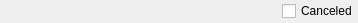
<?xml version="1.0" encoding="UTF-8"?>
<ui version="4.0">
 <class>FTaxReport</class>
 <widget class="QWidget" name="FTaxReport">
  <property name="geometry">
   <rect>
    <x>0</x>
    <y>0</y>
    <width>358</width>
    <height>23</height>
   </rect>
  </property>
  <property name="windowTitle">
   <string>Form</string>
  </property>
  <layout class="QHBoxLayout" name="horizontalLayout">
   <property name="leftMargin">
    <number>0</number>
   </property>
   <property name="topMargin">
    <number>0</number>
   </property>
   <property name="rightMargin">
    <number>0</number>
   </property>
   <property name="bottomMargin">
    <number>0</number>
   </property>
   <item>
    <widget class="WDate2" name="wd" native="true"/>
   </item>
   <item>
    <spacer name="horizontalSpacer">
     <property name="orientation">
      <enum>Qt::Horizontal</enum>
     </property>
     <property name="sizeHint" stdset="0">
      <size>
       <width>266</width>
       <height>20</height>
      </size>
     </property>
    </spacer>
   </item>
   <item>
    <widget class="QCheckBox" name="chCanceled">
     <property name="text">
      <string>Canceled</string>
     </property>
    </widget>
   </item>
  </layout>
 </widget>
 <customwidgets>
  <customwidget>
   <class>WDate2</class>
   <extends>QWidget</extends>
   <header location="global">wdate2.h</header>
   <container>1</container>
  </customwidget>
 </customwidgets>
 <resources/>
 <connections/>
</ui>
